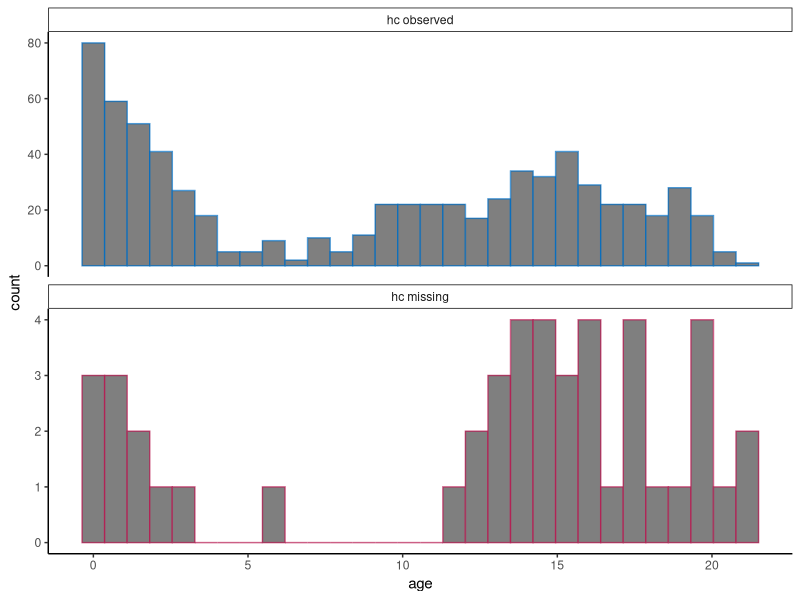
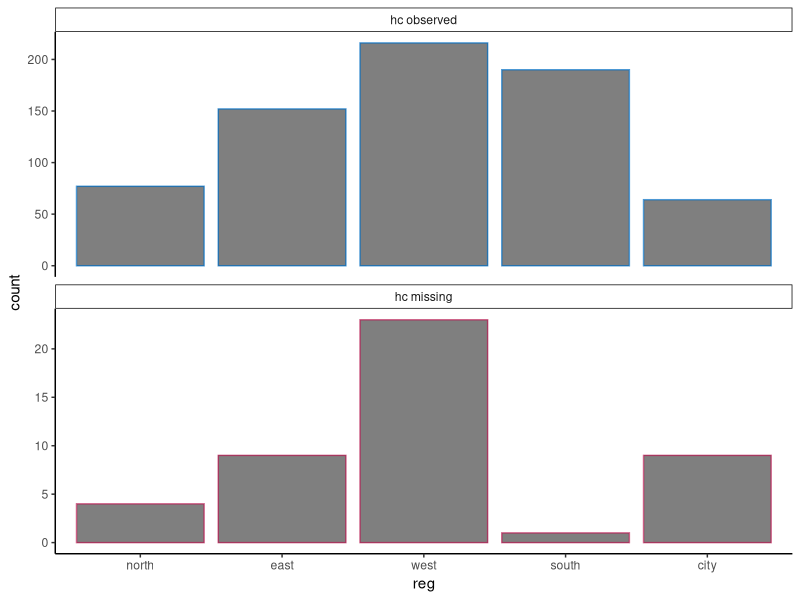
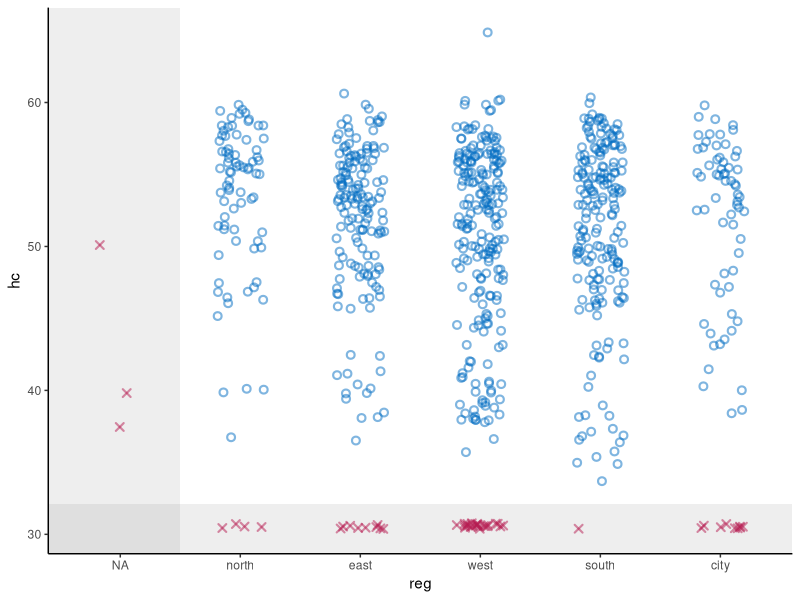
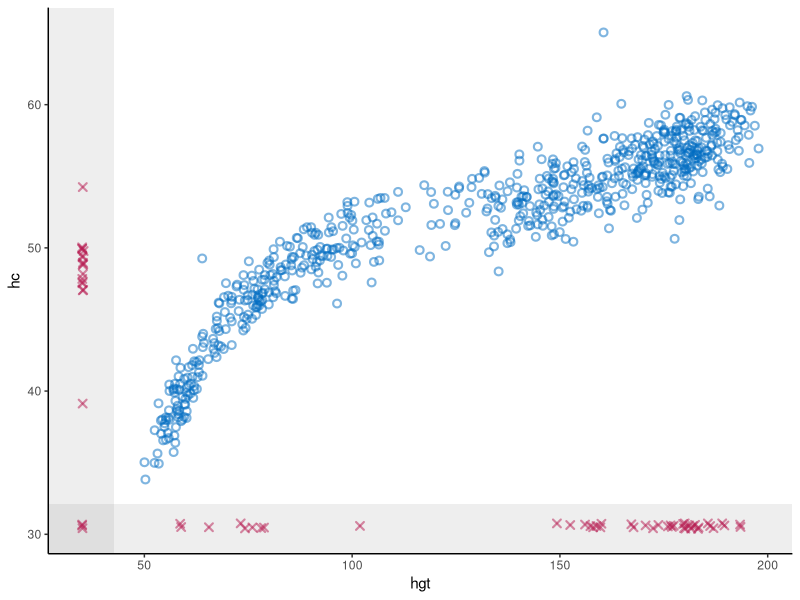
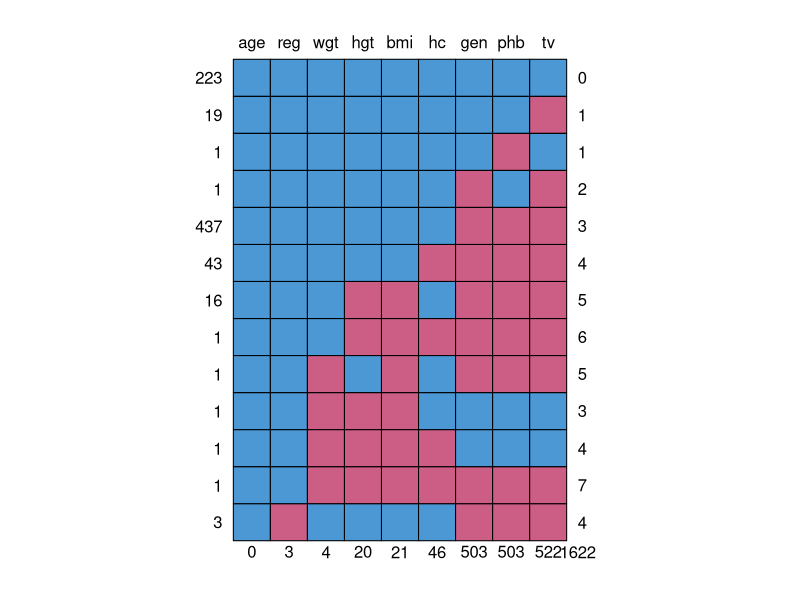
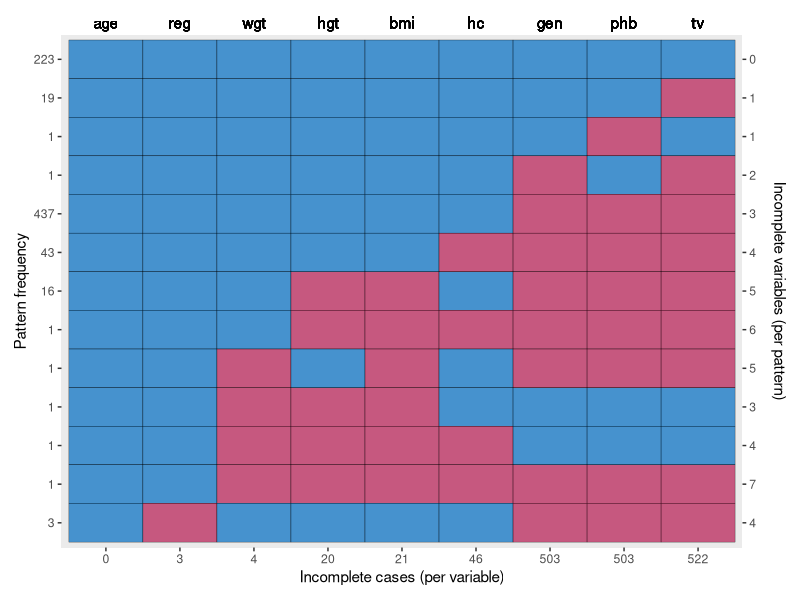
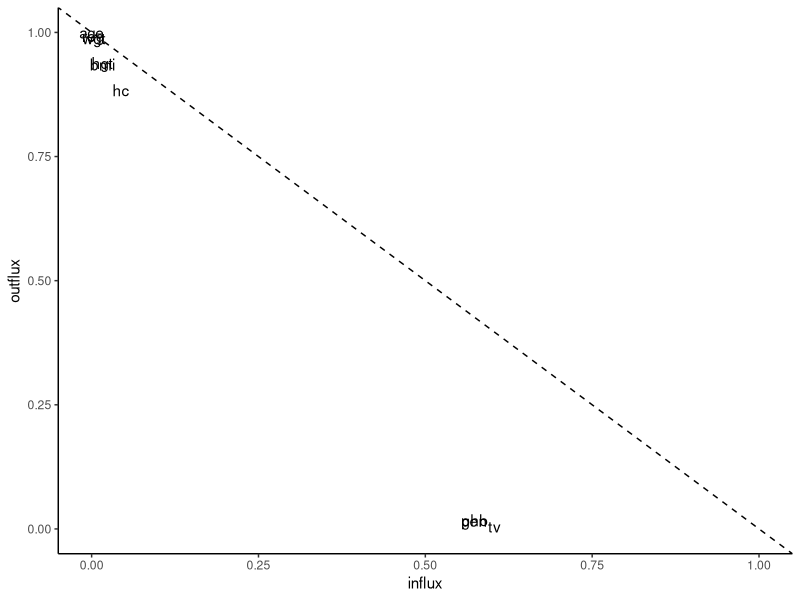

These figures' R source, in order: (Note: this script raises an error after producing the figures.)
## ---- chunk 1
knitr::opts_chunk$set(
  collapse = TRUE,
  comment = "#>",
  warning = FALSE, 
  message = FALSE,
  fig.width = 6, 
  fig.height = 6
)
## ---- chunk 2
# set-up environment
# library(shinymice)
library(tidyverse)
`%nin%` <- Negate(`%in%`)

# example dataset
dat <- mice::boys
# example mids object
imp <- mice::mice(dat, printFlag = FALSE)

# define mice theme
theme_mice <- function() {
  # move this outside of the function to unnecessary avoid re-running
  ggplot2::update_geom_defaults("point", list(
    shape = 21,
    size = 1.9,
    stroke = 1.1,
    alpha = 0.5
  ))
  ggplot2::update_geom_defaults("boxplot", list(
    size = 1
  ))
  ggplot2::update_geom_defaults("line", list(
    size = 1
  ))
  # the actual theme settings
  theme <- list(
    ggplot2::theme_classic(),
    ggplot2::theme(legend.position = "top"),
    ggplot2::scale_color_manual(
      values = c(
        "observed" = mice:::mdc(1),
        "missing" = mice:::mdc(2),
        "imputed" = mice:::mdc(2)
      )
    ),
    ggplot2::scale_fill_manual(
      values = c(
        "observed" = mice:::mdc(1),
        "missing" = mice:::mdc(2),
        "imputed" = mice:::mdc(2)
      )
    ),
    ggplot2::scale_size_manual(
      values = c("observed" = 1,
      "imputed" = 0.5)
),
    ggplot2::labs(color = NULL, fill = NULL, size = NULL)
  )
  return(theme)
}
## ---- chunk 3
# histogram/density plot dodged instead of faceted
# plot_conditional <- function(dat, x, z) {
#   if (is.numeric(dat[[x]])) {
#     geom <- ggplot2::geom_density(ggplot2::aes(x = .data[[x]], y = ..count.., color = conditional))
#   } else {
#     geom <-
#       ggplot2::geom_bar(
#         ggplot2::aes(x = .data[[x]], color = conditional),
#         position = ggplot2::position_dodge(),
#         fill = "white"
#       )
#   }
#   dat %>%
#     dplyr::mutate(conditional = factor(
#       is.na(.data[[z]]),
#       levels = c(TRUE, FALSE),
#       labels = c("missing", "observed")
#     )) %>%
#     ggplot2::remove_missing(., vars = x) %>%
#     ggplot2::ggplot() +
#     geom +
#     theme_mice() +
#     ggplot2::labs(color = paste(z)) +
#     theme(legend.position = "top")
# }

# histogram/density plot faceted instead of dodged
plot_conditional <- function(dat, x, z) {
  # define graphing elements to add to plot
  if (is.numeric(dat[[x]])) { # for continuous variables
    geom <-
      ggplot2::geom_histogram()
  } else { # for categorical variables
    geom <-
      ggplot2::geom_bar()
  }
  
  # preprocess the data
  dat[!is.na(dat[[x]]), ] %>%
    dplyr::mutate(conditional = factor(
      is.na(.data[[z]]),
      levels = c(FALSE, TRUE),
      labels = c("observed", "missing")
    )) %>%
    # plot
    ggplot2::ggplot(ggplot2::aes(
        x = .data[[x]],
        color = conditional,
        fill = "white"
      )) +
    geom +
    # split by conditional variable
    ggplot2::facet_wrap(
      ~ conditional,
      ncol = 1,
      scales = "free_y",
      labeller = ggplot2::labeller(conditional = c(
        paste(z, "observed"), paste(z, "missing")
      ) %>% setNames(c(
        "observed", "missing"
      )))
    ) +
    # style
    theme_mice() +
    theme(legend.position = "none",
          strip.background = element_rect(size = 0.5))
}

# test
plot_conditional(dat, x = "age", z = "hc")
plot_conditional(dat, x = "reg", z = "hc")
## ---- chunk 4
# scatterplot with NAs
plot_bivariate <- function(dat, x, y) {
  # define graphing elements to add to plot later
  # set NA value and scale for variable x
  if (is.numeric(dat[[x]])) {
    NA_x <-
      min(dat[[x]], na.rm = TRUE) - .1 * diff(range(dat[[x]], na.rm = TRUE))
    shade_x <-
      min(dat[[x]], na.rm = TRUE) - .05 * diff(range(dat[[x]], na.rm = TRUE))
    scale_x <- NULL
  } else {
    NA_x <- "NA"
    shade_x <- 1.5
    scale_x <-
      ggplot2::scale_x_discrete(limits = c("NA", levels(dat[[x]])))
  }
  
  # set NA value and scale for variable y
  if (is.numeric(dat[[y]])) {
    NA_y <-
      min(dat[[y]], na.rm = TRUE) - .1 * diff(range(dat[[y]], na.rm = TRUE))
    shade_y <-
      min(dat[[y]], na.rm = TRUE) - .05 * diff(range(dat[[y]], na.rm = TRUE))
    scale_y <- NULL
  } else {
    NA_y <- "NA"
    shade_y <- 1.5
    scale_y <-
      ggplot2::scale_y_discrete(limits = c("NA", levels(dat[[y]])))
  }
  
  # add geom for NAs in the x space
  if (any(is.na(dat[[x]]))) {
    geom_x <- ggplot2::geom_point(
      position = ggplot2::position_jitter(width = 0.2, height = 0.2),
      color = mice:::mdc(2),
      shape = 4,
      mapping = ggplot2::aes(x = NA_x, y = .data[[y]]),
      data = dat[is.na(dat[[x]]),]
    )
  } else {
    geom_x <- NULL
  }
  
  # add geom for NAs in the y space
  if (any(is.na(dat[[y]]))) {
    geom_y <- ggplot2::geom_point(
      position = ggplot2::position_jitter(width = 0.2, height = 0.2),
      color = mice:::mdc(2),
      shape = 4,
      mapping = ggplot2::aes(x = .data[[x]], y = NA_y),
      data = dat[is.na(dat[[y]]),]
    )
  } else{
    geom_y <- NULL
  }
  
  # add geom for NAs in the x-y space
  if (any(is.na(dat[[x]]) & is.na(dat[[y]]))) {
    geom_xy <- ggplot2::geom_point(
      position = ggplot2::position_jitter(width = 0.2, height = 0.2),
      color = mice:::mdc(2),
      shape = 4,
      mapping = ggplot2::aes(x = NA_x, y = NA_y),
      data = dat[is.na(dat[[x]]) & is.na(dat[[y]]),]
    )
  } else{
    geom_xy <- NULL
  }
  
  # plot
  p <- dat %>% ggplot2::ggplot() +
    # plot observed datapoints in x-y space
    ggplot2::geom_point(
      ggplot2::aes(x = .data[[x]], y = .data[[y]]),
      position = ggplot2::position_jitter(width = 0.2, height = 0.2),
      color = mice::mdc(1)
    ) +
    # add area for NAs in the x space
    ggplot2::annotate(
      "rect",
      xmin = -Inf,
      xmax = shade_x,
      ymin = -Inf,
      ymax = Inf,
      alpha = 0.1
    ) +
    # add area for NAs in the y space
    ggplot2::annotate(
      "rect",
      xmin = -Inf,
      xmax = Inf,
      ymin = -Inf,
      ymax = shade_y,
      alpha = 0.1
    ) +
    # add NAs 
    geom_x +
    geom_y +
    geom_xy +
    # style graph
    theme_mice() +
    scale_x +
    scale_y 
  
  # output
  return(p)
}

# test
plot_bivariate(dat, x = "reg", y = "hc")
plot_bivariate(dat, x = "hgt", y = "hc") 
## ---- chunk 5
# make ggplot version of md pattern plot
plot_md_pattern <- function(dat) {
  # get md pattern and store additional info
  pat <- mice::md.pattern(dat)
  vrb <- colnames(pat)[-ncol(pat)]
  colnames(pat) <- c(vrb, "n_vrb_inc")
  n_pat_obs <- as.numeric(rownames(pat))[-nrow(pat)]
  n_vrb_inc <- as.numeric(pat[, ncol(pat)])[-nrow(pat)]
  n_val_mis <- as.numeric(pat[nrow(pat), ])[-ncol(pat)]
  
  # make the pattern tidy
  long_pat <- pat[-nrow(pat), ] %>%
    cbind(., n_pat_obs, pat_nr = 1:nrow(.)) %>%
    as.data.frame() %>%
    tidyr::pivot_longer(cols = all_of(vrb),
                        names_to = "vrb",
                        values_to = "obs") %>%
    cbind(., n_val_mis)
  
  # plot the md pattern
  p <- long_pat %>%
    ggplot2::ggplot() +
    ggplot2::geom_tile(ggplot2::aes(
      x = vrb,
      y = pat_nr,
      fill = as.factor(obs),
      group = n_vrb_inc
    ),
    color = "black") +
    # set axes
    ggplot2::scale_x_discrete(limits = vrb,
                              position = "bottom",
                              labels = as.character(n_val_mis)) +    
    ggplot2::scale_y_reverse(
      breaks = 1:max(long_pat$pat_nr),
      labels = as.character(n_pat_obs),
      expand = c(0.01, 0.01),
      sec.axis = ggplot2::dup_axis(
        labels = as.character(n_vrb_inc),
        name = "Incomplete variables (per pattern)")
    ) +
    # add labels
    ggplot2::labs(x = "Incomplete cases (per variable)",
                  y = "Pattern frequency") +
    ggplot2::geom_text(aes(x = vrb, y = -Inf, label = vrb),
              data = long_pat,
              vjust = -0.5) +
    ggplot2::coord_cartesian(clip = "off") +
    # add styling
    ggplot2::theme(
      legend.position = "none",
      plot.margin = ggplot2::margin(25, 10, 10, 10, unit = "pt"),
      axis.title.y.right = ggplot2::element_text(margin = ggplot2::margin(l = 10)),
      panel.grid = ggplot2::element_blank()
    ) +
    ggplot2::scale_fill_manual(values = c("1" = mice:::mdc(1), "0" = mice:::mdc(2))) 
  
  return(p)
}

# test
plot_md_pattern(dat)
## ---- chunk 6
# plot in- and outflux of incomplete data
plot_flux <- function(dat){
  flx <- mice::flux(dat)
  p <- flx %>% ggplot2::ggplot() +
    ggplot2::geom_text(
      ggplot2::aes(x = influx, y = outflux, label = rownames(flx))
    ) +
    geom_abline(intercept = 1, slope = -1, linetype = "dashed") +
    lims(x = c(0,1), y = c(0,1)) +
    theme_classic()
  return(p)
}
# test
plot_flux(dat)
## ---- chunk 7

# make chain means and variances tidy
preprocess_thetas <- function(imp) {
  d <- imp$chainMean %>%
    dplyr::na_if(., "NaN") %>%
    as.data.frame() %>%
    dplyr::mutate(var = row.names(.), theta = "Chain means") %>%
    rbind(
      .,
      imp$chainVar %>%
        sqrt() %>%
        as.data.frame(.) %>%
        dplyr::mutate(var = row.names(.), theta = "Chain standard deviations")
    ) %>%
    tidyr::pivot_longer(-c(var, theta)) %>%
    cbind(.it = as.integer(1:imp$iteration),
          .imp = as.factor(rep(1:imp$m, each = imp$iteration)))
  return(d)
}
# test
trace_dat <- preprocess_thetas(imp)

trace_one_variable <- function(d, x) {
  # plot one variable
  p <- d[d$var == x,] %>%
    ggplot2::ggplot() +
    ggplot2::geom_line(ggplot2::aes(x = .it, y = value, color = .imp)) +
    ggplot2::facet_wrap( ~ theta, scales = "free", ncol = 2) +
    ggplot2::theme_classic() +
    ggplot2::theme(
      strip.background = element_rect(colour = "white"),
      strip.text = element_text(face = "bold", size = 11),
      legend.position = "bottom"
    ) +
    ggplot2::labs(x = "Iteration",
                  y = paste0("Variable: '", x, "'"),
                  color = "Imputation")
  # show message to user when variable is completely observed
  if (all(is.na(p$data$value))) {
    p <-
      p + ggplot2::geom_text(ggplot2::aes(
        x = median(as.numeric(d$.imp)),
        y = 0,
        label = "No \n imputations \n to show"
      ),
      color = "grey")
  }
  return(p)
}
#test
trace_one_variable(trace_dat, x = "hgt")
trace_one_variable(trace_dat, x = "age")
## ---- chunk 8
# preprocess
prepare_plotting <- function(mids, x, y = NULL) {
  # preprocess incomplete data
  d <-
    mids$data %>%
    dplyr::mutate(.id = rownames(.)) %>%
    .[c(x, y, ".id")] %>%
    cbind(.imp = 0)
  
  # preprocess imputations
  imps <- mids$imp[[x]] %>%
    dplyr::mutate(.id = row.names(.)) %>%
    tidyr::pivot_longer(
      cols = 1:mids$m,
      names_to = ".imp",
      values_to = x,
      names_transform = list(.imp = as.numeric)
    ) 
  
  # combine incomplete and imputed data
    cd <- d %>%
      dplyr::bind_rows(., imps) %>%
      dplyr::mutate(imputed = ifelse(.imp > 0, 'imputed', 'observed'))
  
  # output
  return(cd)
}

# test 
x = "hc"
y = "reg"
plot_dat <- prepare_plotting(mids = imp, x = x, y = y)
# # with second variable
# plot_dat2 <- prepare_plotting(mids = imp, x = y, y = x)
# a <- dplyr::full_join(plot_dat, plot_dat2)
## ---- chunk 9
# stripplot
m = 5
geom_stripplot <- function(x, m, ...) {
  p <- list(
    ggplot2::geom_jitter(
      ggplot2::aes(
        x = as.factor(.data$.imp),
        y = .data[[x]],
        color = .data$imputed
      ),
      height = 0,
      width = 0.25, 
      ...
    ),
    ggplot2::scale_x_discrete(limits = as.character(0:m)),
    ggplot2::labs(
      x = "Imputation (0 = observed data)",
      y = paste0("Variable: '", x, "'"),
      color = "",
      fill = "",
      size = ""
    )
  )
  return(p)
}

# test
# plot_dat %>%
#   ggplot2::ggplot() +
#   geom_stripplot(x, m)
## ---- chunk 10

plot_dat %>%
  ggplot2::ggplot() +
  geom_stripplot(x, m) +
  theme_mice()
## ---- chunk 11
geom_bwplot <- function(x, m){
  list(
    ggplot2::geom_boxplot(
      ggplot2::aes(
        x = as.factor(.data$.imp),
        y = .data[[x]],
        color = .data$imputed
      ),
      width = 0.5
    ),
    ggplot2::scale_x_discrete(limits = as.character(0:m)),
    ggplot2::xlab(
      "Imputation (0 = observed data)")
    )
}

plot_dat %>% 
  ggplot2::ggplot() +
  geom_bwplot(x, m = imp$m) + 
  theme_mice()

# try to combine this with the stripplot??
plot_dat %>%
  ggplot2::ggplot() +
  geom_bwplot(x, m) + 
  geom_stripplot(x, m, alpha = 0.1) +
  theme_mice()

## ---- chunk 12
geom_densityplot <- function(x, m){
  list(ggplot2::geom_density(
    ggplot2::aes(
    x = .data[[x]],
    group = .data$.imp,
    color = .data$imputed,
    size = .data$imputed)),
    ggplot2::scale_size_manual(guide = "none", values = c(0.5, 1) %>% setNames(c("imputed", "observed")))
)}


plot_dat[!is.na(plot_dat[[x]]), ] %>%  
  ggplot2::ggplot() +
  geom_densityplot(x, m = imp$m) + 
  theme_mice()


## ---- chunk 13
# At some point, try to do this for histograms too? See https://github.com/amices/shinyMice/blob/Enhancements/R/gg.barplot.R

# geom_densityplot <- function(x, m){
#   list(ggplot2::geom_density(
#     ggplot2::aes(
#     x = .data[[x]],
#     group = .data$.imp,
#     color = .data$imputed,
#     size = .data$imputed)),
#     ggplot2::scale_size_manual(values = c(0.5, 1) %>% setNames(c("imputed", "observed")))
# )}
# 
# plot_dat %>% 
#   ggplot2::ggplot() +
#   geom_densityplot(x, m = imp$m) + 
#   theme_mice()
## ---- chunk 14
# better preprocessing function??
x = "hgt"
y = "hc"

# extract imputations
imps <- imp %>%
  mice::complete("long")

preprocess_imps <- function(imp, x, y = NULL) {
  if (is.null(y)) {
    y <- x
  }
  # combine observed and imputed data
  xy_obs <- imp$data %>%
    cbind(datapoint = "observed",
          .imp = 0,
          .id = 1:nrow(.),
          .) %>%
    .[!is.na(imp$data[[x]]) &
        !is.na(imp$data[[y]]), ]
  xy_imps <- imps %>% 
    cbind(datapoint = "imputed", .) %>% 
    .[imps$.id %nin% xy_obs$.id,]
  xy_dat <- rbind(xy_obs, xy_imps) %>% 
    dplyr::mutate(datapoint = factor(datapoint, levels = c("observed", "imputed")))
  return(xy_dat)
}


xy_dat <- imp %>% preprocess_imps(x = "hgt", y = "hc")
# two implementations, last one is more efficient
# xy_obs %>%
#   ggplot2::ggplot(ggplot2::aes(
#     x = .data[[x]],
#     y = .data[[y]],
#     group = .id,
#     color = datapoint
#   )) +
#   ggplot2::geom_point() +
#   ggplot2::geom_point(data = xy_imps)  +
#   theme_mice() +
#   labs(color = NULL)

xy_dat %>%
  ggplot2::ggplot() +
  ggplot2::geom_point(ggplot2::aes(
    x = .data[[x]],
    y = .data[[y]],
    group = .id,
    color = datapoint
  )) +
  theme_mice() +
  labs(color = NULL)

# geom_scatter <- ggplot2::geom_point(ggplot2::aes(
#     x = .data[[x]],
#     y = .data[[y]],
#     group = .id,
#     color = datapoint
#   ))

# maybe do something like this for the other imp plots??
# imp %>% preprocess_imps(x) %>% 
#   ggplot2::ggplot() +
#   theme_mice() +
#   ggplot2::geom_boxplot(
#       ggplot2::aes(
#         x = as.factor(.data$.imp), #x = factor(.data$.imp, levels = c(0, 1:imp$m), ordered = TRUE), use icw   scale_x_discrete(drop=FALSE)
#         y = .data[[x]],
#         color = .data$datapoint
#       ),
#       width = 0.5
#     ) +
#   ggplot2::geom_jitter(
#       ggplot2::aes(
#         x = as.factor(.imp),
#         y = .data[[x]],
#         color = datapoint
#       ),
#       height = 0,
#       width = 0.25,
#       alpha = 0.1) +
#   ggplot2::xlab("Imputation (0 = observed data)") 

# initialize plot
x ="hc"
p <- imp %>% preprocess_imps(x) %>% 
  ggplot2::ggplot() +
  theme_mice() 

# boxplot
p +
  ggplot2::geom_boxplot(
      ggplot2::aes(
        x = as.factor(.data$.imp), 
        y = .data[[x]],
        color = .data$datapoint
      ),
      width = 0.5
    ) +
  ggplot2::xlab("Imputation (0 = observed data)") 

# stripplot
p + 
  ggplot2::geom_jitter(
      ggplot2::aes(
        x = as.factor(.imp),
        y = .data[[x]],
        color = datapoint
      ),
      height = 0,
      width = 0.25) +
    ggplot2::xlab("Imputation (0 = observed data)") 

# density plot
p +
  ggplot2::geom_density(ggplot2::aes(
    x = .data[[x]],
    color = datapoint,
    size = datapoint,
    group = .imp
  )) 

# # bar plot for categorical variables
# imp %>% preprocess_imps(x) %>%
#   ggplot2::ggplot() +
#   theme_mice() +
#   ggplot2::geom_histogram(ggplot2::aes(
#     x = .data[[x]],
#     color = datapoint,
#     group = .imp
#   ),
#   fill = "white",
#   position = "stack") +
#   ggplot2::facet_wrap(~datapoint, scales = "free_y", ncol = 1) +
#   ggplot2::theme(legend.position = "none")
# 
# 
# x = "reg"
# imp %>% preprocess_imps(x) %>%
#   ggplot2::ggplot() +
#   theme_mice() +
#   ggplot2::geom_bar(
#     ggplot2::aes(x = .data[[x]],
#                  color = datapoint,
#                  group = .imp),
#     fill = "white",
#     position = "stack"
#   ) +
#   ggplot2::facet_wrap(
#     ~ datapoint,
#     scales = "free_y",
#     ncol = 1,
#     labeller = ggplot2::labeller(datapoint = c(paste(x, "observed"), paste(x, "imputed")) %>% 
#                                    setNames(c("observed", "imputed"))
#                                  )
#   ) +
#   ggplot2::theme(legend.position = "none")

## ---- chunk 15
# plot the predictor matrix for the imputation model, make interactive later!
plot_pred_matrix <- function(dat) {
  # parse input
  if (mice::is.mids(dat)) {
    imp <- dat
  } else {
    imp <- mice::mice(dat, maxit = 0)
  }
  # get the predictor matrix and add the rownames as variable
  pred <- imp$predictorMatrix %>%
    as.data.frame() %>%
    cbind(vrb_to_imp = rownames(.), .)
  # make the data tidy to plot
  long_pred <-
    pivot_longer(
      pred,
      cols = names(pred)[-1],
      names_to = "vrb_as_pred",
      names_transform = list(vrb_as_pred = as.factor)
    )
  # plot the predictor matrix
  p <- long_pred %>%
    ggplot2::ggplot() +
    ggplot2::geom_tile(ggplot2::aes(
      x = vrb_as_pred,
      y = vrb_to_imp,
      fill = as.factor(value)
    ),
    color = "black") +
    ggplot2::theme(legend.position = "none", panel.grid = ggplot2::element_blank()) +
    ggplot2::scale_y_discrete(limits = rev(names(imp$data))) +
    ggplot2::scale_x_discrete(limits = names(imp$data), position = "top") +
    ggplot2::scale_fill_manual(values = c("1" = mice:::mdc(1), "0" = mice:::mdc(2))) +
    ggplot2::labs(x = "Predictor", y = "Variable to impute", title = "Predictor matrix")
  
  return(p)
}

# test
plot_pred_matrix(imp)
new_pred <- imp$predictorMatrix
new_pred["bmi", c("hgt", "wgt")] <- 0
imp2 <- mice::mice(dat, predictorMatrix = new_pred, maxit = 0)
plot_pred_matrix(imp2)
